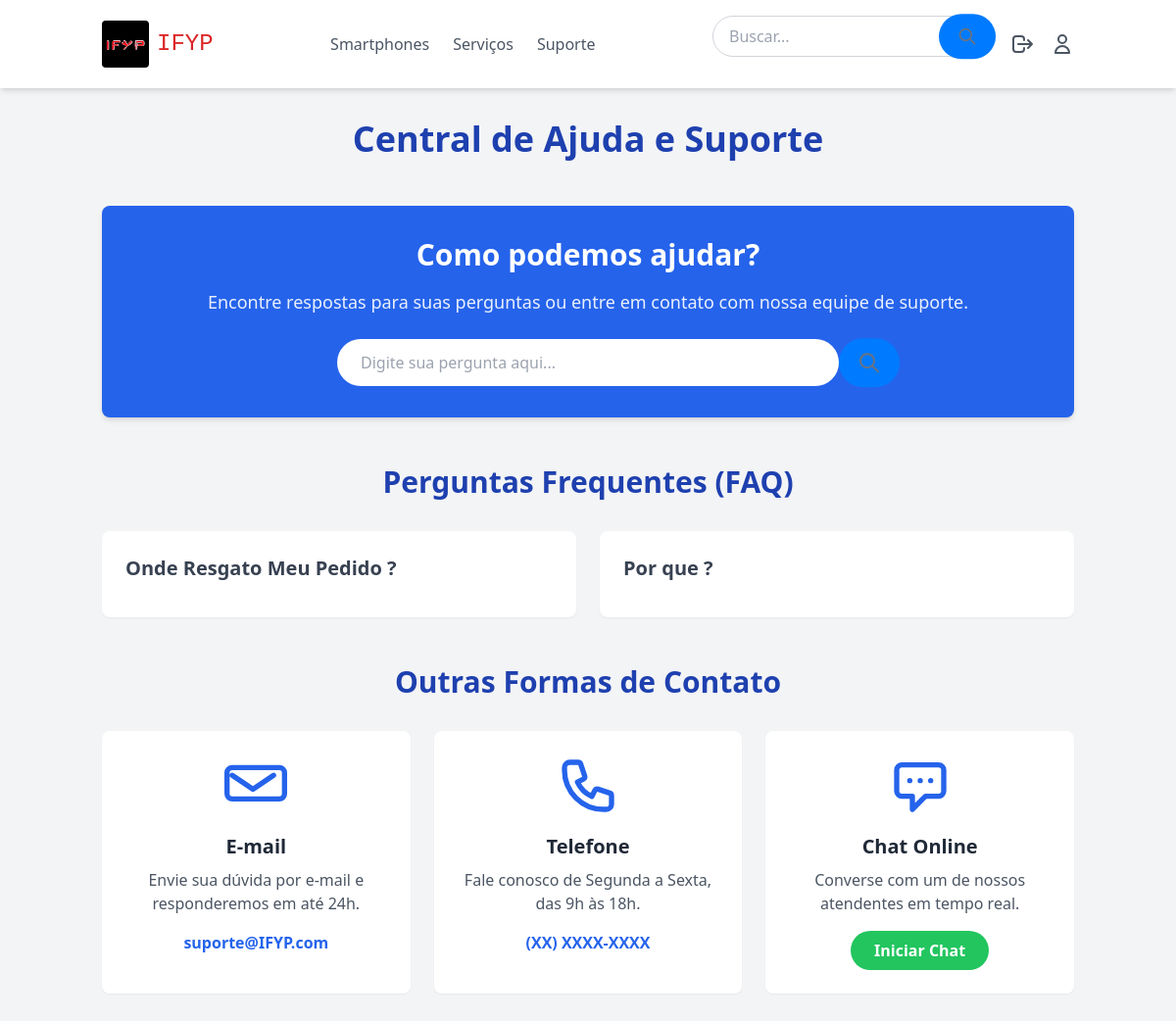
Screenshot of /suporte (signed in) with the database file from the repository.
### bond/models.py (models this page shows, shortened)
class  PerguntasFrequentes(models.Model):
    pergunta = models.CharField(max_length=200)
    respostas = models.CharField(max_length=500)

### bond/views.py (the view)
# urls.py: path("suporte", suporteView, name="suporte"),
def suporteView(request):
    perguntas = PerguntasFrequentes.objects.all()
    context = {
        "perguntas": perguntas,
    }
    return render(request, 'suporte.html', context )

### static/templates/suporte.html (shortened to what this page needs)
{% extends "header.html" %}
    {% block content %}
<body class="font-sans antialiased text-gray-800 bg-gray-100">
    <main class="container mx-auto px-4 py-8">
        <h1 class="text-4xl font-bold text-center text-blue-800 mb-12">Central de Ajuda e Suporte</h1>
        <section class="mb-12 p-8 bg-blue-600 text-white rounded-lg shadow-md text-center">
            <h2 class="text-3xl font-semibold mb-4">Como podemos ajudar?</h2>
            <p class="text-lg opacity-90 mb-6">Encontre respostas para suas perguntas ou entre em contato com nossa equipe de suporte.</p>
            <div class="relative max-w-lg mx-auto">
                <input type="text" placeholder="Digite sua pergunta aqui..." class="w-full py-3 px-6 pr-12 rounded-full text-gray-800 focus:outline-none focus:ring-2 focus:ring-yellow-400">
                <button type="submit" class="absolute rigth-1  top-1/2 -translate-y-1/2 text-gray-500 hover:text-blue-600  rounded-full">
                    <svg class="w-6 h-6" fill="none" stroke="currentColor" viewBox="0 0 24 24" xmlns="http://www.w3.org/2000/svg"><path stroke-linecap="round" stroke-linejoin="round" stroke-width="2" d="M21 21l-6-6m2-5a7 7 0 11-14 0 7 7 0 0114 0z"></path></svg>
                </button>
            </div>
        </section>
        <section class="mb-12">
            <h2 class="text-3xl font-bold text-center text-blue-800 mb-8">Perguntas Frequentes (FAQ)</h2>
            <div class="grid grid-cols-1 md:grid-cols-2 gap-6">
                {% for p in perguntas  %}
                   <div class="bg-white p-6 rounded-lg shadow-sm">
                    <h3 class="text-xl font-semibold text-gray-700 mb-3 cursor-pointer faq-question" onclick="toggleFaq(this)">{{p.pergunta }} </h3>
                </div>
                {% endfor %}
            </div>
        </section>
        <section class="mb-12">
            <h2 class="text-3xl font-bold text-center text-blue-800 mb-8">Outras Formas de Contato</h2>
            <div class="grid grid-cols-1 md:grid-cols-3 gap-6 text-center">
                <div class="bg-white p-6 rounded-lg shadow-sm">
                    <svg class="w-16 h-16 mx-auto mb-4 text-blue-600" fill="none" stroke="currentColor" viewBox="0 0 24 24" xmlns="http://www.w3.org/2000/svg"><path stroke-linecap="round" stroke-linejoin="round" stroke-width="2" d="M3 8l7.9 5.3 7.9-5.3M3 17h18a2 2 0 002-2V7a2 2 0 00-2-2H3a2 2 0 00-2 2v8a2 2 0 002 2z"></path></svg>
                    <h3 class="text-xl font-semibold mb-2">E-mail</h3>
                    <p class="text-gray-600 mb-4">Envie sua dúvida por e-mail e responderemos em até 24h.</p>
                    <a href="mailto:suporte@IFYP.com" class="text-blue-600 hover:underline font-semibold">suporte@IFYP.com</a>
                </div>
                <div class="bg-white p-6 rounded-lg shadow-sm">
                    <h3 class="text-xl font-semibold mb-2">Telefone</h3>
                    <p class="text-gray-600 mb-4">Fale conosco de Segunda a Sexta, das 9h às 18h.</p>
                    <p class="text-blue-600 font-semibold">(XX) XXXX-XXXX</p>
                </div>
                <div class="bg-white p-6 rounded-lg shadow-sm">
                    <h3 class="text-xl font-semibold mb-2">Chat Online</h3>
                    <p class="text-gray-600 mb-4">Converse com um de nossos atendentes em tempo real.</p>
                    <button class="bg-green-500 hover:bg-green-600 text-white font-bold py-2 px-6 rounded-full transition duration-300">Iniciar Chat</button>
                </div>
            </div>
        </section>
    </main>
</body>
    {% include "footer.html" %}
    {% endblock  %}

### static/css/style.css (style rules this page uses)
body { font-family: Arial, sans-serif; background-color: #f4f4f4; margin: 0; padding: 0; min-height: 100vh; }
button { background-color: #007bff; color: #fff; padding: 0.8em 1.2em; border: none; border-radius: 5px; cursor: pointer; }

### static/templates/footer.html (style rules this page uses)
body { padding-bottom: 0; min-height: 100vh; display: flex; flex-direction: column; }
main { flex-grow: 1; }

### rows the page displays
PerguntasFrequentes: pergunta "Onde Resgato Meu Pedido ?"
PerguntasFrequentes: pergunta "Por que ?"
